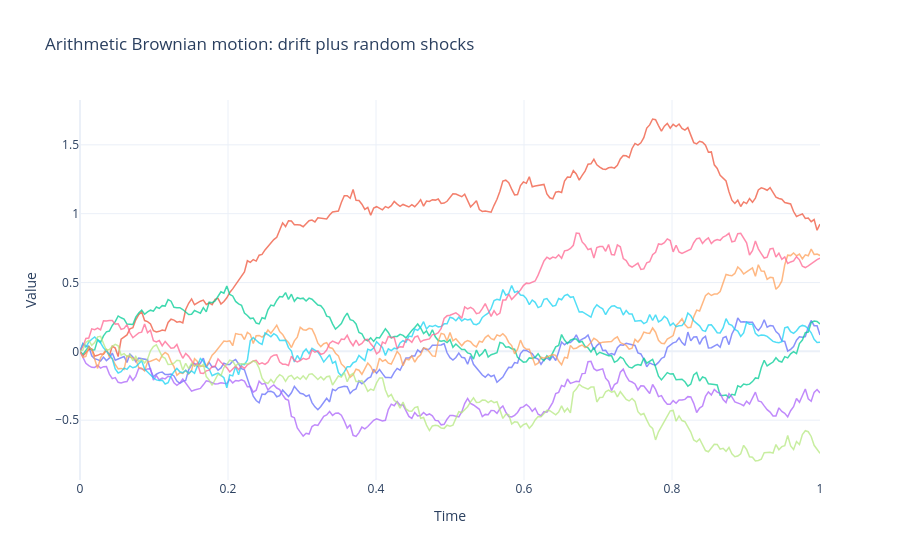

Notebook cell for this chart:
### Markdown cell above
## 10. Stochastic Differential Equations

A stochastic differential equation separates deterministic drift from random diffusion:

$$
dS = a(S,t)\,dt + b(S,t)\,dX.
$$

The drift term $a(S,t)dt$ controls the local mean movement. The diffusion term $b(S,t)dX$ controls the random part.

For the standard stock-price model:

$$
dS = \mu S\,dt + \sigma S\,dX.
$$

Here $\mu Sdt$ is the deterministic drift and $\sigma SdX$ is the random stock movement.

### Code cell
drift_paths = simulate_brownian_motion_with_drift(
    initial_value=0.0,
    drift=0.20,
    volatility=0.55,
    years=1.0,
    steps_per_year=TRADING_DAYS,
    path_count=8,
    rng=create_rng(seed=406),
)

plot_paths(drift_paths, title="Arithmetic Brownian motion: drift plus random shocks")

### Figure 1 — Plotly figure (JSON) as saved in the notebook; plotly's stock layout.template omitted (floating-point values rounded to 4 significant figures; data arrays with more than 128 entries replaced by an {"elided": "..."} marker saying what was removed)
{"data": [{"line": {"width": 1.5}, "mode": "lines", "name": "Path 1", "opacity": 0.75, "type": "scatter", "x": {"elided": "253 float values"}, "y": {"elided": "253 float values"}}, {"line": {"width": 1.5}, "mode": "lines", "name": "Path 2", "opacity": 0.75, "type": "scatter", "x": {"elided": "253 float values"}, "y": {"elided": "253 float values"}}, {"line": {"width": 1.5}, "mode": "lines", "name": "Path 3", "opacity": 0.75, "type": "scatter", "x": {"elided": "253 float values"}, "y": {"elided": "253 float values"}}, {"line": {"width": 1.5}, "mode": "lines", "name": "Path 4", "opacity": 0.75, "type": "scatter", "x": {"elided": "253 float values"}, "y": {"elided": "253 float values"}}, {"line": {"width": 1.5}, "mode": "lines", "name": "Path 5", "opacity": 0.75, "type": "scatter", "x": {"elided": "253 float values"}, "y": {"elided": "253 float values"}}, {"line": {"width": 1.5}, "mode": "lines", "name": "Path 6", "opacity": 0.75, "type": "scatter", "x": {"elided": "253 float values"}, "y": {"elided": "253 float values"}}, {"line": {"width": 1.5}, "mode": "lines", "name": "Path 7", "opacity": 0.75, "type": "scatter", "x": {"elided": "253 float values"}, "y": {"elided": "253 float values"}}, {"line": {"width": 1.5}, "mode": "lines", "name": "Path 8", "opacity": 0.75, "type": "scatter", "x": {"elided": "253 float values"}, "y": {"elided": "253 float values"}}], "layout": {"showlegend": false, "title": {"text": "Arithmetic Brownian motion: drift plus random shocks"}, "xaxis": {"title": {"text": "Time"}}, "yaxis": {"title": {"text": "Value"}}}}
